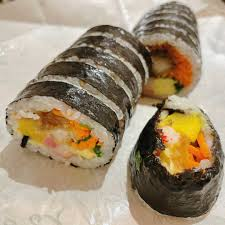
#> input picture imgStudy/img/김밥/images (138).jpg, 225 x 225 px; its folder holds 4 pictures in this run
$ python read_img.py
#> lines starting #> are read from the running program, lines starting #| are printed output that depends on the picture
# 이미지들을 NumPy 형식으로 변환하기
import numpy as np
from PIL import Image
import os, glob, random

outfile = "photos.npz" # 저장할 파일 이름
photo_size = 32 # 이미지 크기
x = [] # 이미지 데이터
y = [] # 레이블 데이터

def main():
    # 디렉터리 읽어 들이기 --- (*1)
    glob_files("./img/김밥", 0)
    glob_files("./img/떡볶이", 1)
    glob_files("./img/불고기", 2)
    glob_files("./img/비빔밥", 3)
    glob_files("./img/삼겹살", 4)
    glob_files("./img/치킨", 5)
    # 파일로 저장하기 --- (*2)
    np.savez(outfile, x=x, y=y)
    print("저장했습니다:" + outfile, len(x))

# path 내부의 이미지 읽어 들이기 --- (*3)
def glob_files(path, label):
#> called with path = './img/김밥', label = 0
    files = glob.glob(path + "/*")
    random.shuffle(files)
    # 파일 처리하기
    num = 0
    for f in files:
        if num >= len(files) : break
        num += 1
        # 이미지 파일 읽어 들이기
        img = Image.open(f)
#> img is the input picture: PIL image 225x225 RGB; mean R, G, B 162, 144.6, 118.9
        img = img.convert("RGB") # 색공간 변환하기
        img = img.resize((photo_size, photo_size)) # 크기 변경하기 = 이미지의 실제 크기가 변경되는 것이 아닌 픽셀 수가 변경되는 것 = 픽셀 수를 줄이면 그만큼 파일을 손상한 것이기 때문에 원본의 해상도로 돌릴 수 없다
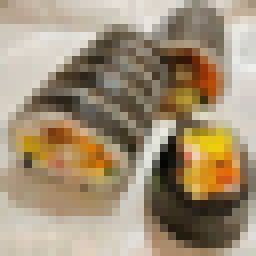
#> img: PIL image 32x32 RGB (shown 8 times larger); mean R, G, B 161.9, 144.5, 118.8
        img = np.asarray(img)
        x.append(img)
        y.append(label)
#> pass 2 of the loop in glob_files, `for f in files:`:
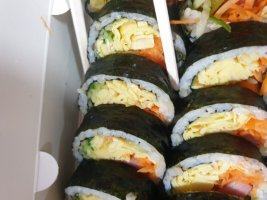
#> input picture imgStudy/img/김밥/HFh5GeudhDx.jpg, 267 x 200 px
#> in glob_files, img is the input picture: PIL image 267x200 RGB; mean R, G, B 143.1, 132, 113.5
#> in glob_files, `img = img.resize((photo_size, photo_size))`:
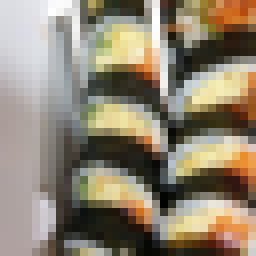
#> img: PIL image 32x32 RGB (shown 8 times larger); mean R, G, B 143.1, 132, 113.5
#> pass 3 of the loop in glob_files, `for f in files:`:
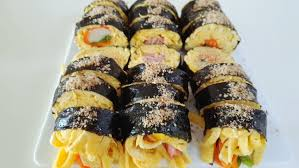
#> input picture imgStudy/img/김밥/images (101).jpg, 299 x 168 px
#> in glob_files, img is the input picture: PIL image 299x168 RGB; mean R, G, B 168.9, 160.6, 135.5
#> in glob_files, `img = img.resize((photo_size, photo_size))`:
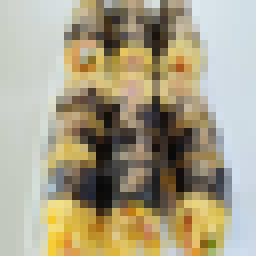
#> img: PIL image 32x32 RGB (shown 8 times larger); mean R, G, B 168.8, 160.6, 135.5
#> the loop made 4 passes; the first 3 are shown

if __name__ == '__main__':
    main()
